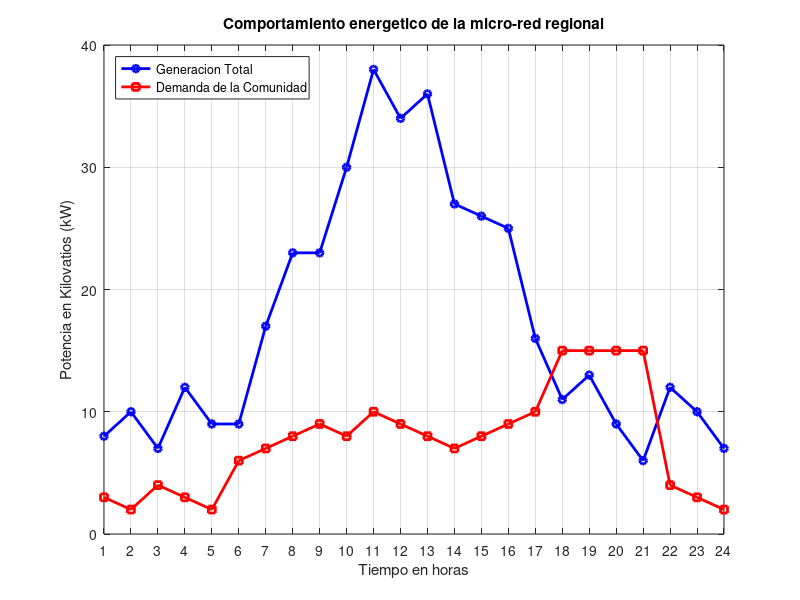
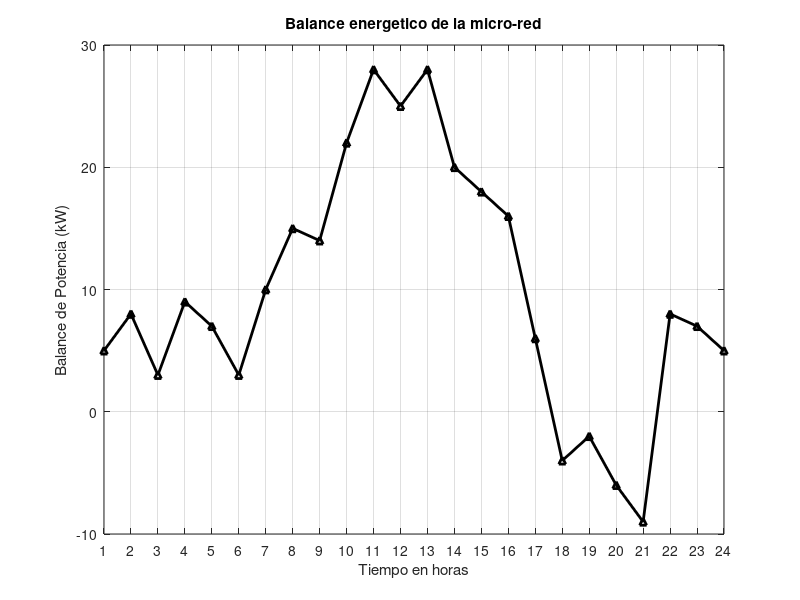

These charts were generated, in order, by the following MATLAB code: (Note: this script raises an error after producing the figures.)

%% PROYECTO SIGE: Sistema Inteligente de Gestion Energetica
% Modelo de una micro-red regional durante 24 horas.
% Estudiante: [Escriba su nombre]
% Curso: MATLAB - UNAD

clc;
clear;
close all;

%% Definicion del vector de tiempo
% Cada posicion representa una hora del dia.
horas = 1:24;

%% Generacion solar (kW)
% La produccion solar es cero durante la noche.
% El pico maximo de 25 kW se alcanza a las 12:00.

generacion_solar = [ ...
    0 0 0 0 0 ...       % Horas 1 a 5
    3 6 10 15 20 24 ... % Horas 6 a 11
    25 ...               % Hora 12: pico solar
    24 20 15 10 6 3 ... % Horas 13 a 18
    0 0 0 0 0 0];        % Horas 19 a 24

%% Generacion eolica de 4 aerogeneradores (kW)
% Se simulan variaciones irregulares del viento.
% La potencia total no supera los 15 kW.

generacion_eolica = [ ...
    8 10 7 12 9 6 ...
    11 13 8 10 14 9 ...
    12 7 11 15 10 8 ...
    13 9 6 12 10 7];

%% Generacion hibrida total (kW)
% Se suman los vectores solar y eolico.
% Cada posicion representa la misma hora del dia.

generacion_total = generacion_solar + generacion_eolica;

%% Demanda electrica de la comunidad (kW)
% Horas 1 a 5 y 22 a 24: consumo nocturno entre 2 y 4 kW.
% Horas 6 a 17: consumo diurno entre 6 y 10 kW.
% Horas 18 a 21: pico de demanda de 15 kW.

demanda_comunidad = [ ...
    3 2 4 3 2 ...        % Horas 1 a 5
    6 7 8 9 8 10 9 8 ... % Horas 6 a 13
    7 8 9 10 ...         % Horas 14 a 17
    15 15 15 15 ...      % Horas 18 a 21
    4 3 2];              % Horas 22 a 24

%% Calculo del balance energetico
% Un valor positivo indica excedente de generacion.
% Un valor negativo indica que la demanda supera la generacion.

balance_energetico = generacion_total - demanda_comunidad;

%% Visualizacion grafica
% Se representan la generacion total y la demanda
% en una misma ventana con diferentes colores.

figure;

plot(horas, generacion_total, '-ob', ...
    'LineWidth', 2, 'MarkerSize', 5);
hold on;

plot(horas, demanda_comunidad, '-sr', ...
    'LineWidth', 2, 'MarkerSize', 5);

title('Comportamiento energetico de la micro-red regional');
xlabel('Tiempo en horas');
ylabel('Potencia en Kilovatios (kW)');

legend('Generacion Total', 'Demanda de la Comunidad', ...
    'Location', 'northwest');

grid on;
xticks(1:24);
xlim([1 24]);

hold off;

%% Grafica adicional del balance energetico
% Permite identificar las horas con excedente o deficit.

figure;

plot(horas, balance_energetico, '-^k', ...
    'LineWidth', 2, 'MarkerSize', 5);

title('Balance energetico de la micro-red');
xlabel('Tiempo en horas');
ylabel('Balance de Potencia (kW)');

grid on;
xticks(1:24);
xlim([1 24]);
yline(0, '--r', 'Referencia cero');

%% 9. Resultados en la ventana de comandos
% Se muestran los vectores utilizados en la simulacion.

disp('Vector de generacion solar (kW):');
disp(generacion_solar);

disp('Vector de generacion eolica (kW):');
disp(generacion_eolica);

disp('Vector de generacion total (kW):');
disp(generacion_total);

disp('Vector de demanda de la comunidad (kW):');
disp(demanda_comunidad);

disp('Vector de balance energetico (kW):');
disp(balance_energetico);
